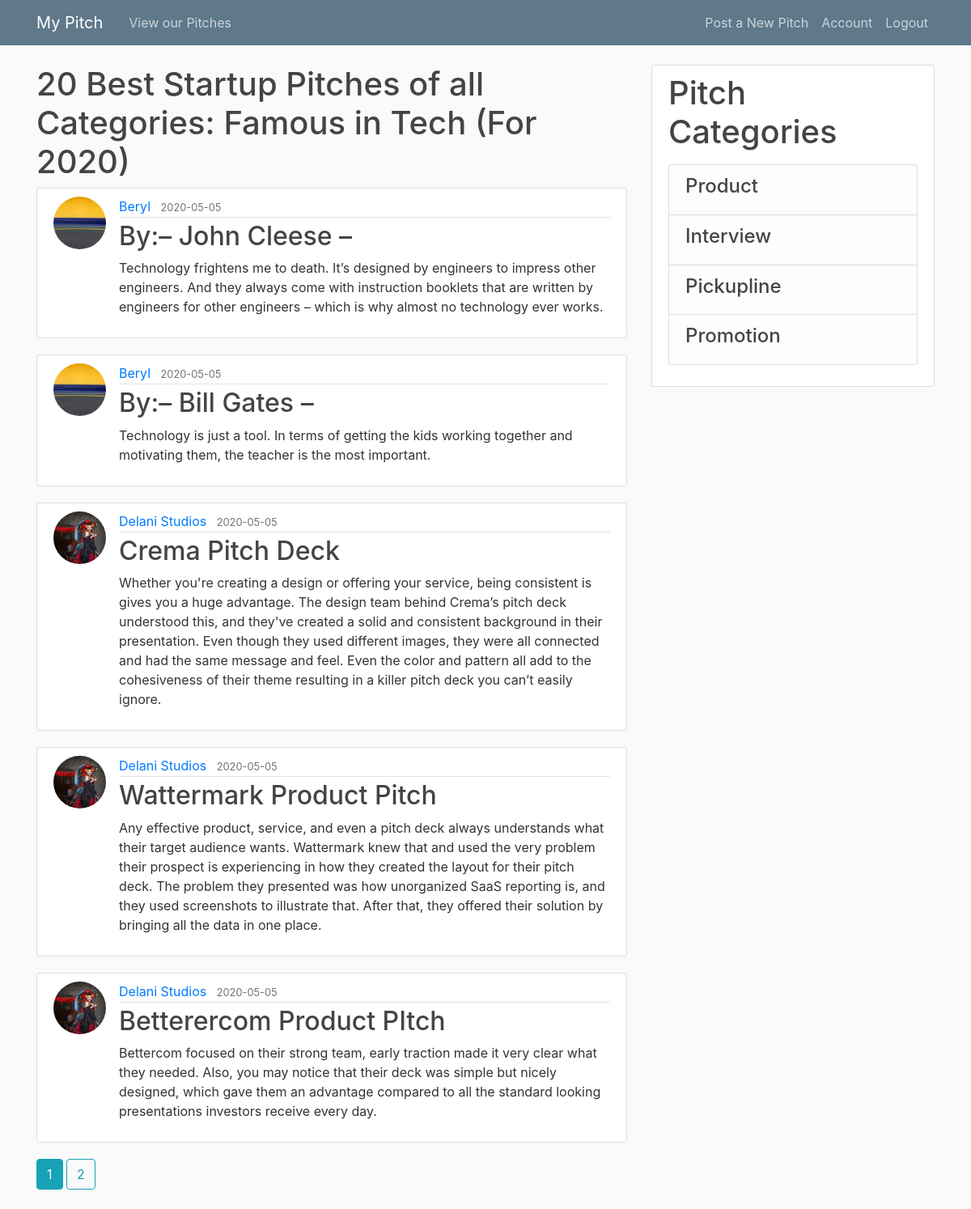
Page /product (signed in) on the earlier database version.
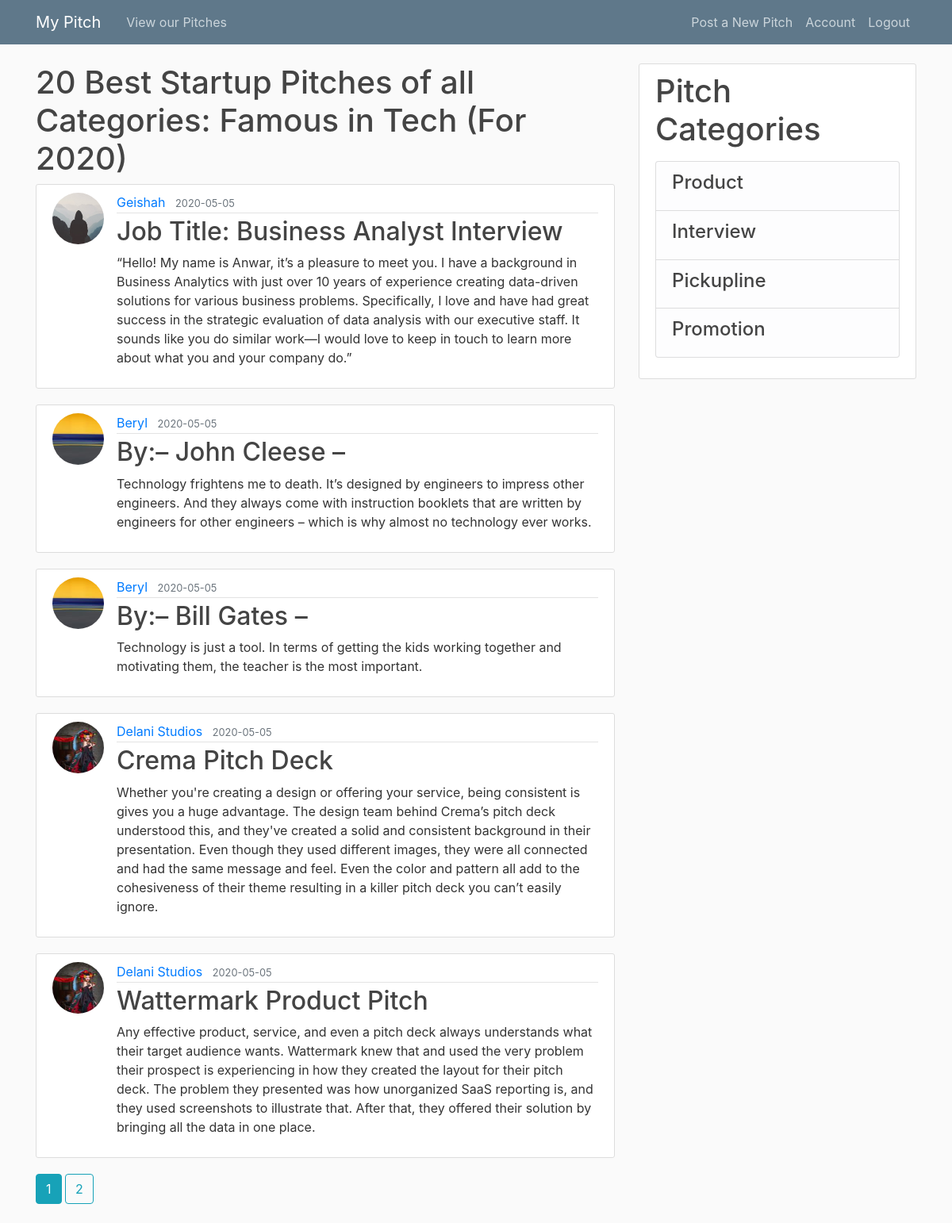
Same page on the later database version.
### app/models.py (models this page shows, shortened)
class Post(db.Model):
    id = db.Column(db.Integer, primary_key=True)
    title = db.Column(db.String(100), nullable=False)
    date = db.Column(db.DateTime, nullable=False, default=datetime.utcnow)
    content = db.Column(db.Text, nullable=False)
    user_id = db.Column(db.Integer, db.ForeignKey('user.id'), nullable=False)

class User(db.Model, UserMixin):
    id = db.Column(db.Integer, primary_key=True)
    username = db.Column(db.String(20), unique=True, nullable=False)
    email = db.Column(db.String(120), unique=True, nullable=False)
    image_file = db.Column(db.String(20), nullable=False, default='default.jpg')
    password = db.Column(db.String(60), nullable=False)
    posts = db.relationship('Post', backref='author', lazy=True)

### app/routes.py (the view)
@app.route("/product")
@login_required
def product():
    page = request.args.get('page', 1, type=int)
    posts = Post.query.order_by(Post.date.desc()).paginate(page=page, per_page=5)
    return render_template('product.html', posts=posts)

### app/models.py (called while the page is built)
@login_manager.user_loader
def load_user(user_id):
    return User.query.get(int(user_id))

### app/templates/product.html (shortened to what this page needs)
{% extends "base.html" %}
{% block content %}
<h1>20 Best Startup Pitches of all Categories: Famous in Tech (For 2020)</h1>
{% for post in posts.items %}
<article class="media content-section">
  <img class="rounded-circle article-img"
    src="{{ url_for('static', filename='profile_pics/' + post.author.image_file) }}">
  <div class="media-body">
    <div class="article-metadata">
      <a class="mr-2" href="{{ url_for('user_posts', username=post.author.username) }}">{{ post.author.username }}</a>
      <small class="text-muted">{{ post.date.strftime('%Y-%m-%d') }}</small>
    </div>
    <h2><a class="article-title" href="{{ url_for('post', post_id=post.id) }}">{{ post.title }}</a></h2>
    <p class="article-content">{{ post.content }}</p>
  </div>
</article>
{% endfor %}
{% for page_num in posts.iter_pages(left_edge=1, right_edge=1, left_current=1, right_current=2) %}
{% if page_num %}
{% if posts.page == page_num %}
<a class="btn btn-info mb-4" href="{{ url_for('product', page=page_num) }}">{{ page_num }}</a>
{% else %}
<a class="btn btn-outline-info mb-4" href="{{ url_for('product', page=page_num) }}">{{ page_num }}</a>
{% endif %}
{% else %}
...
{% endif %}
{% endfor %}
{% endblock content %}

### app/templates/base.html (shortened to what this page needs)
<!DOCTYPE html>
<html>
<head>
  <link rel="stylesheet" href="https://maxcdn.bootstrapcdn.com/bootstrap/4.0.0/css/bootstrap.min.css"
>
  <link rel="stylesheet" type="text/css" href="{{ url_for('static', filename='styles.css') }}">
</head>
<body>
  <header class="site-header">
    <nav class="navbar navbar-expand-md navbar-dark bg-steel fixed-top">
      <div class="container">
        <a class="navbar-brand mr-4" href="{{ url_for('index') }}">My Pitch</a>
        <div class="collapse navbar-collapse" id="navbarToggle">
          <div class="navbar-nav mr-auto">
            <a class="nav-item nav-link" href="{{ url_for('product') }}">View our Pitches</a>
          </div>
          <div class="navbar-nav">
            {% if current_user.is_authenticated %}
            <a class="nav-item nav-link" href="{{ url_for('new_post') }}">Post a New Pitch</a>
            <a class="nav-item nav-link" href="{{ url_for('account') }}">Account</a>
            <a class="nav-item nav-link" href="{{ url_for('logout') }}">Logout</a>
            {% else %}
            <a class="nav-item nav-link" href="{{ url_for('login') }}">Login</a>
            <a class="nav-item nav-link" href="{{ url_for('register') }}">Register</a>
            {% endif %}
          </div>
        </div>
      </div>
    </nav>
  </header>
  <main role="main" class="container">
    <div class="row">
      <div class="col-md-8">
        {% block content %}{% endblock %}
      </div>
      <div class="col-md-4">
        <div class="content-section">
          <h1>Pitch Categories</h1>
          <p class='text-muted'>
            <ul class="list-group">
              <li class="list-group-item list-group-item-light">
                <a href="{{ url_for('new_post') }}"><h4>Product</h4></a></li>
              <li class="list-group-item list-group-item-light">
                <a href="{{ url_for('new_post') }}"><h4>Interview</h4></a></li>
              <li class="list-group-item list-group-item-light">
                <a href="{{ url_for('new_post') }}"><h4>Pickupline</h4></a></li>
              <li class="list-group-item list-group-item-light">
                <a href="{{ url_for('new_post') }}"><h4>Promotion</h4></a></li>
            </ul>
          </p>
          </div>
        </div>
      </div>
  </main>
</body>
</html>

### app/static/styles.css (style rules this page uses)
body { background: #fafafa; color: #333333; margin-top: 5rem; }
h1, h2, h3, h4, h5, h6 { color: #444444; }
.bg-steel { background-color: #5f788a; }
.site-header .navbar-nav .nav-link { color: #cbd5db; }
.content-section { background: #ffffff; padding: 10px 20px; border: 1px solid #dddddd; border-radius: 3px; margin-bottom: 20px; }
.article-title { color: #444444; }
.article-content { white-space: pre-line; }
.article-img { height: 65px; width: 65px; margin-right: 16px; }
.article-metadata { padding-bottom: 1px; margin-bottom: 4px; border-bottom: 1px solid #e3e3e3 }

Differences in the rows shown:
no longer on this page (row unchanged): Post: image_file (picture), author.username "Delani Studios", date "2020-05-05", title "Betterercom Product PItch", content "Bettercom focused on their strong team, early traction made it very clear what they needed. Also, you may notice that their deck was simple but nicely designed, which gave them an advantage compared to all the standard looking presentations investors receive every day."
added Post: image_file (placeholder picture), author.username "Geishah", date "2020-05-05", title "Job Title: Business Analyst Interview", content "“Hello! My name is Anwar, it’s a pleasure to meet you. I have a background in Business Analytics with just over 10 years of experience creating data-driven solutions for various business problems. Specifically, I love and have had great success in the strategic evaluation of data analysis with our executive staff. It sounds like you do similar work—I would love to keep in touch to learn more about what you and your company do.”"
